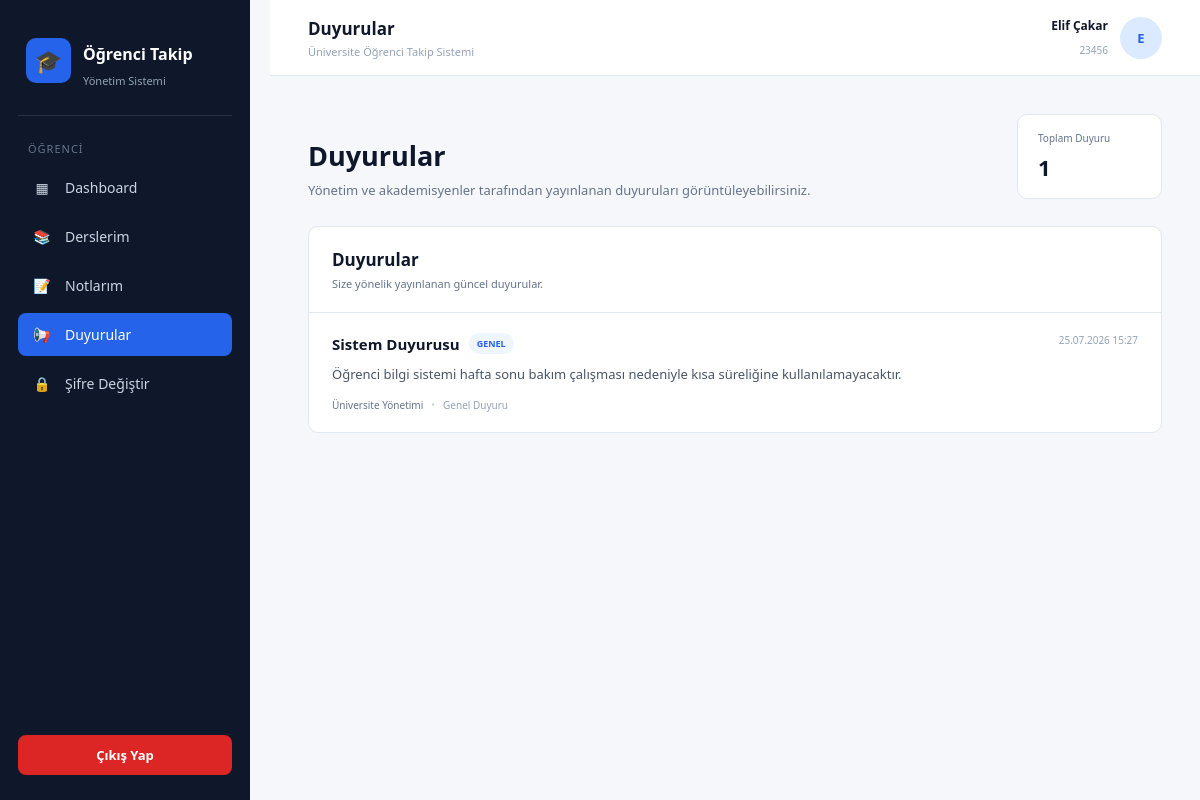
/student/announcements/index.php (signed in), run on the app's committed database.
### tables this page shows
CREATE TABLE `duyuru` (
  `duyuruId` int(11) NOT NULL,
  `baslik` varchar(150) NOT NULL,
  `icerik` text NOT NULL,
  `duyuruTuru` enum('genel','ders') NOT NULL DEFAULT 'genel',
  `hedefKitle` enum('ogrenci','akademisyen','herkes') NOT NULL DEFAULT 'ogrenci',
  `dersKodu` varchar(20) DEFAULT NULL,
  `yayinlayan` varchar(25) NOT NULL,
  `yayinlayanRol` enum('admin','akademisyen') NOT NULL,
  `olusturmaTarihi` datetime NOT NULL DEFAULT current_timestamp(),
  `guncellemeTarihi` datetime DEFAULT NULL
);

### student/announcements/index.php (the view, shortened to what this page needs)
<?php
require_once __DIR__ . '/../../database.php';
$ogrenciNo = $_SESSION["kullanici"] ?? "";
$adSoyad   = $_SESSION["ad_soyad"] ?? "Öğrenci";
$sql = "
    SELECT DISTINCT
        d.duyuruId,
        d.baslik,
        d.icerik,
        d.duyuruTuru,
        d.dersKodu,
        d.yayinlayan,
        d.yayinlayanRol,
        d.olusturmaTarihi,
        d.guncellemeTarihi
    FROM duyuru d
    WHERE d.hedefKitle = 'ogrenci'
    AND
    (
        d.dersKodu IS NULL
        OR d.dersKodu = ''
        OR EXISTS
        (
            SELECT 1
            FROM ogrenci_ders od
            WHERE od.ogrenciNo = :ogrenciNo
            AND od.dersKodu = d.dersKodu
        )
    )
    ORDER BY d.olusturmaTarihi DESC
";
$stmt = $baglanti->prepare($sql);
$stmt->execute([
    "ogrenciNo" => $ogrenciNo
]);
$duyurular = $stmt->fetchAll(PDO::FETCH_ASSOC);
$avatarHarf = mb_strtoupper(
    mb_substr(
        $adSoyad,
        0,
        1,
        "UTF-8"
    ),
    "UTF-8"
);
?>
<!DOCTYPE html>
<html lang="tr">
<head>
</head>
<body>
<?php
require_once __DIR__ . '/../../includes/sidebar.php';
?>
<div class="main">
    <header class="header">
        <div class="header-left">
            <h2>
                Duyurular
            </h2>
            <p>
                Üniversite Öğrenci Takip Sistemi
            </p>
        </div>
        <div class="profile">
            <div class="profile-info">
                <strong>
                    <?php
                    echo htmlspecialchars(
                        $adSoyad
                    );
                    ?>
                </strong>
                <span>
                    <?php
                    echo htmlspecialchars(
                        $ogrenciNo
                    );
                    ?>
                </span>
            </div>
            <div class="avatar">
                <?php
                echo htmlspecialchars(
                    $avatarHarf
                );
                ?>
            </div>
        </div>
    </header>
    <main class="content">
        <div class="page-top">
            <div class="page-title">
                <h1>
                    Duyurular
                </h1>
                <p>
                    Yönetim ve akademisyenler tarafından
                    yayınlanan duyuruları görüntüleyebilirsiniz.
                </p>
            </div>
            <div class="count-box">
                <span>
                    Toplam Duyuru
                </span>
                <strong>
                    <?php
                    echo count($duyurular);
                    ?>
                </strong>
            </div>
        </div>
        <div class="panel">
            <div class="panel-header">
                <h2>
                    Duyurular
                </h2>
                <p>
                    Size yönelik yayınlanan güncel duyurular.
                </p>
            </div>
            <?php if (count($duyurular) > 0): ?>
                <?php foreach ($duyurular as $duyuru): ?>
                    <?php
                    $tur = strtolower(
                        trim(
                            $duyuru["duyuruTuru"]
                            ?? "genel"
                        )
                    );
                    switch ($tur) {
                        default:
                            $turYazisi = "Genel";
                            break;
                    }
                    if (
                        ($duyuru["yayinlayanRol"] ?? "")
                        === "admin"
                    ) {
                        $yayinlayan =
                            "Üniversite Yönetimi";
                    } else {
                        $yayinlayan =
                            $duyuru["yayinlayan"]
                            ?? "Akademisyen";
                    }
                    ?>
                    <div class="announcement">
                        <div class="announcement-top">
                            <div class="announcement-title-area">
                                <div class="announcement-title">
                                    <?php
                                    echo htmlspecialchars(
                                        $duyuru["baslik"]
                                    );
                                    ?>
                                </div>
                                <span
                                    class="badge badge-<?php echo $tur; ?>"
                                >
                                    <?php
                                    echo $turYazisi;
                                    ?>
                                </span>
                            </div>
                            <div class="announcement-date">
                                <?php
                                if (
                                    !empty(
                                        $duyuru[
                                            "olusturmaTarihi"
                                        ]
                                    )
                                ) {
                                    echo date(
                                        "d.m.Y H:i",
                                        strtotime(
                                            $duyuru[
                                                "olusturmaTarihi"
                                            ]
                                        )
                                    );
                                }
                                ?>
                            </div>
                        </div>
                        <div class="announcement-content">
                            <?php
                            echo nl2br(
                                htmlspecialchars(
                                    $duyuru["icerik"]
                                )
                            );
                            ?>
                        </div>
                        <div class="announcement-meta">
                            <span class="publisher">
                                <?php
                                echo htmlspecialchars(
                                    $yayinlayan
                                );
                                ?>
                            </span>
                            <span class="separator">
                                •
                            </span>
                            <?php if (
                                !empty(
                                    $duyuru["dersKodu"]
                                )
                            ): ?>
                                <span class="course-code">
                                    <?php
                                    echo htmlspecialchars(
                                        $duyuru[
                                            "dersKodu"
                                        ]
                                    );
                                    ?>
                                </span>
                            <?php else: ?>
                                <span>
                                    Genel Duyuru
                                </span>
                            <?php endif; ?>
                        </div>
                    </div>
                <?php endforeach; ?>
            <?php endif; ?>
        </div>
    </main>
</div>
</body>
</html>

### student/announcements/index.php (style rules this page uses)
* { box-sizing: border-box; }
body { margin: 0; font-family: 'Segoe UI', Arial, sans-serif; background: #f5f7fb; color: #172033; }
.main { margin-left: 270px; min-height: 100vh; }
.header { height: 76px; background: white; border-bottom: 1px solid #e2e8f0; display: flex; align-items: center; justify-content: space-between; padding: 0 38px; }
.header-left h2 { margin: 0 0 4px; color: #0f172a; font-size: 17px; }
.header-left p { margin: 0; color: #94a3b8; font-size: 11px; }
.profile { display: flex; align-items: center; gap: 12px; }
.profile-info { text-align: right; }
.profile-info strong { display: block; color: #0f172a; font-size: 12px; margin-bottom: 3px; }
.profile-info span { color: #94a3b8; font-size: 10px; }
.avatar { width: 42px; height: 42px; display: flex; align-items: center; justify-content: center; border-radius: 50%; background: #dbeafe; color: #2563eb; font-size: 13px; font-weight: 700; }
.content { padding: 38px; max-width: 1450px; margin: auto; }
.page-top { display: flex; align-items: flex-end; justify-content: space-between; gap: 25px; margin-bottom: 27px; }
.page-title h1 { margin: 0 0 7px; color: #0f172a; font-size: 27px; font-weight: 700; }
.page-title p { margin: 0; color: #64748b; font-size: 13px; }
.count-box { min-width: 145px; background: white; border: 1px solid #e2e8f0; border-radius: 10px; padding: 16px 20px; }
.count-box span { display: block; color: #64748b; font-size: 10px; margin-bottom: 7px; }
.count-box strong { color: #0f172a; font-size: 22px; }
.panel { background: white; border: 1px solid #e2e8f0; border-radius: 10px; overflow: hidden; }
.panel-header { padding: 21px 23px; border-bottom: 1px solid #e2e8f0; }
.panel-header h2 { margin: 0 0 5px; color: #0f172a; font-size: 17px; }
.panel-header p { margin: 0; color: #64748b; font-size: 11px; }
.announcement { padding: 20px 23px; border-bottom: 1px solid #e8edf3; transition: .15s; }
.announcement:last-child { border-bottom: none; }
.announcement-top { display: flex; justify-content: space-between; align-items: flex-start; gap: 20px; margin-bottom: 10px; }
.announcement-title-area { display: flex; align-items: center; flex-wrap: wrap; gap: 9px; }
.announcement-title { color: #0f172a; font-size: 15px; font-weight: 650; }
.announcement-date { color: #94a3b8; font-size: 10px; white-space: nowrap; }
.badge { display: inline-block; padding: 4px 8px; border-radius: 20px; font-size: 9px; font-weight: 700; text-transform: uppercase; }
.badge-genel { background: #eff6ff; color: #2563eb; }
.announcement-content { color: #475569; font-size: 13px; line-height: 1.65; margin-bottom: 13px; }
.announcement-meta { display: flex; align-items: center; flex-wrap: wrap; gap: 8px; color: #94a3b8; font-size: 10px; }
.publisher { color: #64748b; }
.separator { color: #cbd5e1; }

### data on the page
duyuru: baslik "Sistem Duyurusu", duyuruTuru "GENEL", olusturmaTarihi "25.07.2026 15:27", icerik "Öğrenci bilgi sistemi hafta sonu bakım çalışması nedeniyle kısa süreliğine kullanılamayacaktır.", yayinlayanRol "Üniversite Yönetimi", shows "Genel Duyuru"

### other printed values
$adSoyad "Elif Çakar"
$ogrenciNo "23456"
$avatarHarf "E"
count($duyurular) "1"
